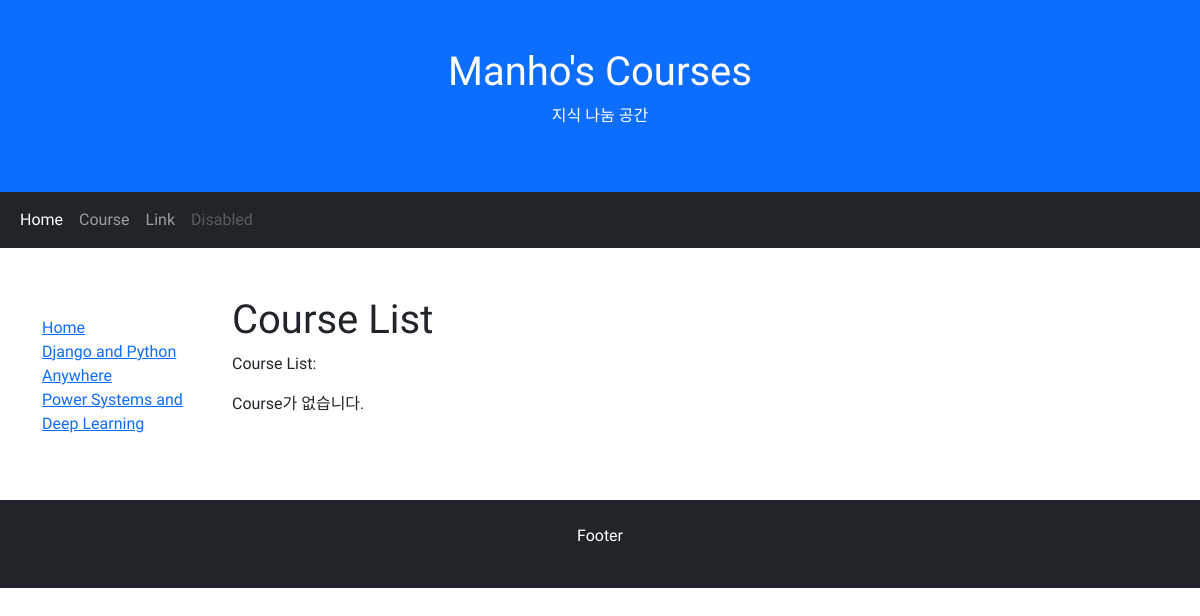
Page /courses/ on the earlier database version.
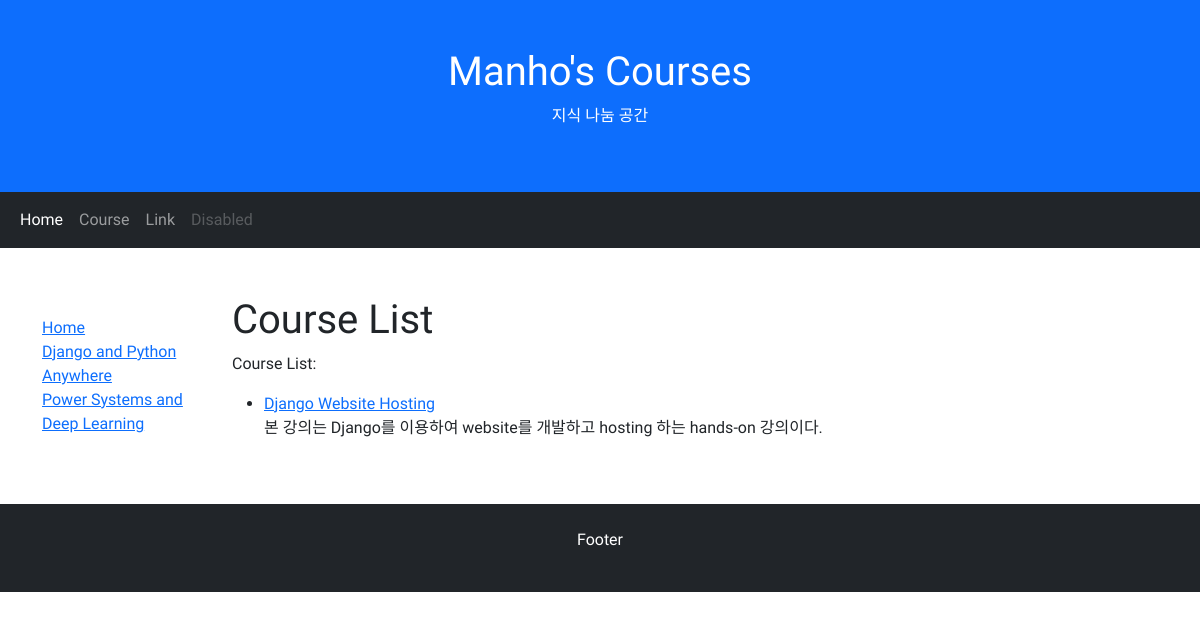
Same page on the later database version.
### courses/models.py (models this page shows, shortened)
class Course(models.Model):
    course_title = models.CharField(max_length=30)
    course_description = models.CharField(max_length=200)
    course_open_date = models.DateTimeField('date opened', default=timezone.now)

### courses/views.py (the view)
# urls.py: path('', views.index, name='index'),
def index(request):
    latest_course_list = Course.objects.order_by('-course_open_date')[:10]
    context = {
        'latest_course_list': latest_course_list,
    }
    return render(request, 'courses/index.html', context)

### courses/templates/courses/index.html
{% extends "home/base_generic.html" %}
{% block content %}
  <h1>Course List</h1>
  <p>
    Course List:
    {% if latest_course_list %}
        <ul>
        {% for course in latest_course_list %}
            <li><a href="{% url 'detail' course.id %}">{{ course.course_title }}</a>
                <p>
                    {{ course.course_description }}
                </p>
            </li>
        {% endfor %}
        </ul>
    {% else %}
    <p>Course가 없습니다.</p>
    {% endif %}
  </p>
{% endblock %}

### home/templates/home/base_generic.html (shortened to what this page needs)
<!DOCTYPE html>
<html lang="ko">
<head>
  <link href="https://cdn.jsdelivr.net/npm/bootstrap@5.2.3/dist/css/bootstrap.min.css" rel="stylesheet">
  {% load static %}
  <link rel="stylesheet" href="{% static 'css/styles.css' %}">
</head>
<body>
  <div class="p-5 bg-primary text-white text-center">
    <h1>Manho's Courses</h1>
    <p>지식 나눔 공간</p>
  </div>
  <nav class="navbar navbar-expand-sm bg-dark navbar-dark">
    <div class="container-fluid">
      <ul class="navbar-nav">
        <li class="nav-item">
          <a class="nav-link active" href="/home">Home</a>
        </li>
        <li class="nav-item">
          <a class="nav-link" href="/courses">Course</a>
        </li>
        <li class="nav-item">
          <a class="nav-link" href="#">Link</a>
        </li>
        <li class="nav-item">
          <a class="nav-link disabled" href="#">Disabled</a>
        </li>
      </ul>
    </div>
  </nav>
  <div class="container mt-5">
    <div class="row">
      <div class="col-sm-2">
      {% block sidebar %}
        <ul class="sidebar-nav">
          <li><a href="/home">Home</a></li>
          <li><a href="/web_dev">Django and Python Anywhere</a></li>
          <li><a href="">Power Systems and Deep Learning</a></li>
        </ul>
      {% endblock %}
      </div>
      <div class="col-sm-10 ">{% block content %}{% endblock %}</div>
    </div>
  </div>
  <div class="mt-5 p-4 bg-dark text-white text-center">
    <p>Footer</p>
  </div>
</body>
</html>

### home/static/css/styles.css (style rules this page uses)
.sidebar-nav { margin-top: 20px; padding: 0; list-style: none; }
body { font-family: 'Nanum Gothic', sans-serif; }

Differences in the rows shown:
added Course: course_title "Django Website Hosting", course_description "본 강의는 Django를 이용하여 website를 개발하고 hosting 하는 hands-on 강의이다."
Other differences:
text no longer shown: "Course가 없습니다."
